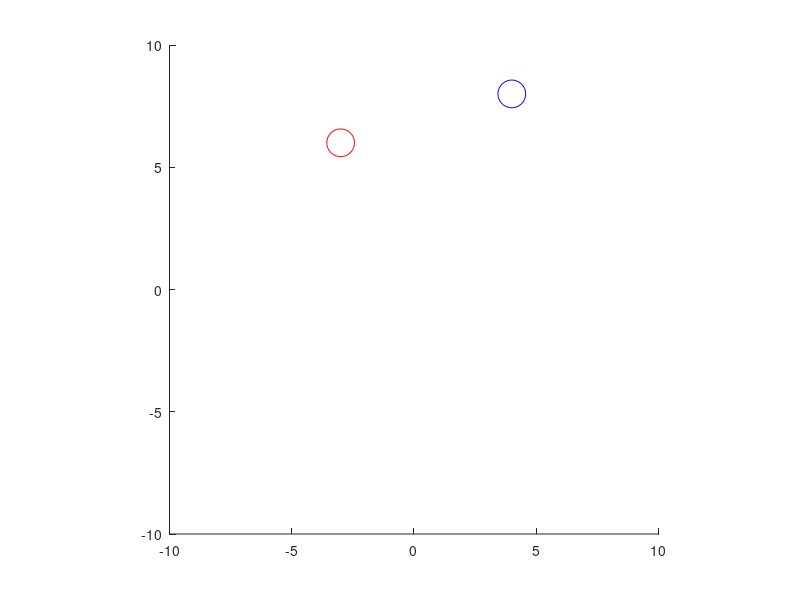

MATLAB code for this plot:
x1 = [-3; 6; 1];
x2 = [4; 8; 2];



figure
hold on
axis equal
axis([-10 10 -10 10])

plot(x1(1),x1(2),'ro', 'MarkerSize',20);
plot(x2(1),x2(2),'bo', 'MarkerSize', 20);